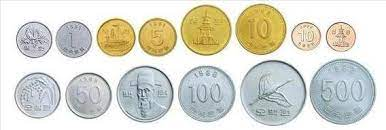
#> input picture python-3/coins1.jpg, 386 x 130 px
$ python coin-ver3.py
#> lines starting #> are read from the running program, lines starting #| are printed output that depends on the picture; after the words box and inside, x2 and y2 are one past the last pixel; in counts of white or black regions, pixels touching at a corner belong together
import cv2
import numpy as np
from matplotlib import pyplot as plt


# img = cv2.imread('images/watershed.jpg')
img = cv2.imread('coins1.jpg')
#> img is the input picture: shape (130, 386, 3); mean B, G, R 206.3, 217.3, 217.6

# binaray image로 변환
gray = cv2.cvtColor(img,cv2.COLOR_BGR2GRAY)
ret, thresh = cv2.threshold(gray,0,255,cv2.THRESH_BINARY_INV+cv2.THRESH_OTSU)
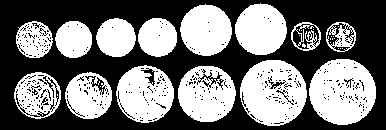
#> thresh: shape (130, 386); 46.6% white; 32 white regions (18 under 20 px), largest, box (x1, y1, x2, y2) and area: (309, 59, 376, 125) 3323, (240, 60, 307, 126) 3200, (116, 65, 174, 123) 2366
#> ret = 213

#Morphology의 opening, closing을 통해서 노이즈나 Hole제거
kernel = np.ones((3,3),np.uint8)
opening = cv2.morphologyEx(thresh,cv2.MORPH_OPEN,kernel,iterations=2)
#> opening: shape (130, 386); 36.1% white; 22 white regions, largest, box (x1, y1, x2, y2) and area: (309, 59, 376, 125) 2959, (240, 60, 307, 125) 2563, (235, 4, 287, 55) 2053

# dilate를 통해서 확실한 Backgroud
sure_bg = cv2.dilate(opening,kernel,iterations=3)
#> sure_bg: shape (130, 386); 53.5% white; 4 black regions (1 under 20 px), largest, box (x1, y1, x2, y2) and area: (0, 0, 386, 130) 23176, (268, 78, 294, 101) 156, (151, 81, 155, 88) 20

#distance transform을 적용하면 중심으로 부터 Skeleton Image를 얻을 수 있음.
# 즉, 중심으로 부터 점점 옅어져 가는 영상.
# 그 결과에 thresh를 이용하여 확실한 FG를 파악
dist_transform = cv2.distanceTransform(opening,cv2.DIST_L2,5)
ret, sure_fg = cv2.threshold(dist_transform,0.5*dist_transform.max(),255,0)
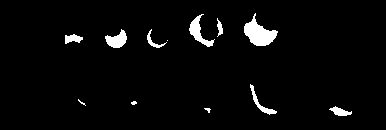
#> sure_fg: shape (130, 386) float32; 3.4% white; 12 white regions (4 under 20 px), largest, box (x1, y1, x2, y2) and area: (244, 13, 278, 46) 556, (189, 14, 215, 47) 288, (105, 29, 127, 48) 245
#> ret = 9.29
sure_fg = np.uint8(sure_fg)

# Background에서 Foregrand를 제외한 영역을 Unknow영역으로 파악
unknown = cv2.subtract(sure_bg, sure_fg)
#> unknown: shape (130, 386); 50.1% white; 16 black regions (5 under 20 px), largest, box (x1, y1, x2, y2) and area: (0, 0, 386, 130) 23176, (244, 13, 278, 46) 556, (189, 14, 215, 47) 288

# FG에 Labelling작업
ret, markers = cv2.connectedComponents(sure_fg)
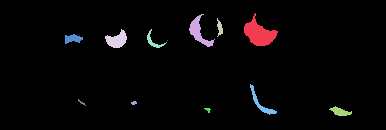
#> markers: shape (130, 386) int32; 13 distinct labels, from 0 to 12; one colour per label, 0 black
#> ret = 13
markers = markers + 1
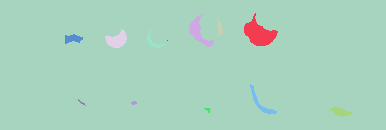
#> markers: shape (130, 386) int32; 13 distinct labels, from 1 to 13; one colour per label, 0 black
markers[unknown == 255] = 0
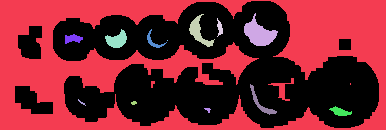
#> markers: shape (130, 386) int32; 14 distinct labels, from 0 to 13; one colour per label, 0 black

# watershed를 적용하고 경계 영역에 색지정
markers = cv2.watershed(img,markers)
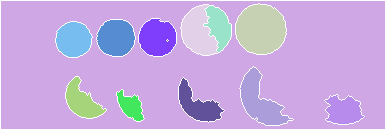
#> markers: shape (130, 386) int32; 14 distinct labels, from -1 to 13; one colour per label, 0 black, -1 white
img[markers == -1] = [255,0,0]
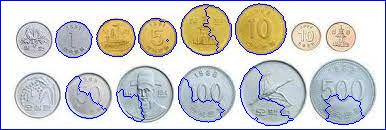
#> img: shape (130, 386, 3); 4.68% of pixels changed, all inside (x1, y1, x2, y2) = (0, 0, 386, 130)


images = [gray,thresh,sure_bg,  dist_transform, sure_fg, unknown, markers, img]
titles = ['Gray','Binary','Sure BG','Distance','Sure FG','Unknow','Markers','Result']

for i in range(len(images)):
    plt.subplot(2,4,i+1),plt.imshow(images[i]),plt.title(titles[i]),plt.xticks([]),plt.yticks([])
#> this loop made 8 passes

plt.show()
#> figure, not shown here; B, G, R data is drawn as R, G, B
